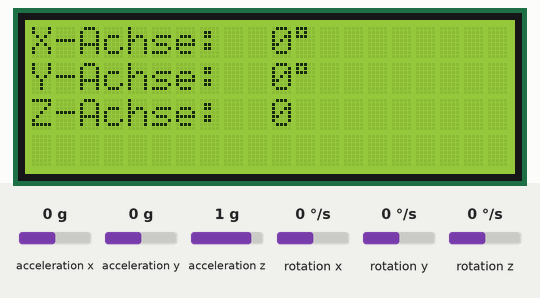
A sketch run on a simulated Arduino Uno, built with avr-gcc and run on an emulated ATmega328P. On the bench: 20×4 character LCD. Inputs (shaded band) come from the test bench; at power-on: rotation z 0 °/s, acceleration x 0 g, acceleration y 0 g, acceleration z 1 g, rotation x 0 °/s, rotation y 0 °/s. What the sketch prints to the serial monitor is not drawn.

Above: at 6.2 s.
6.3 s: rotation z set to -192 °/s
At 6.54 s:
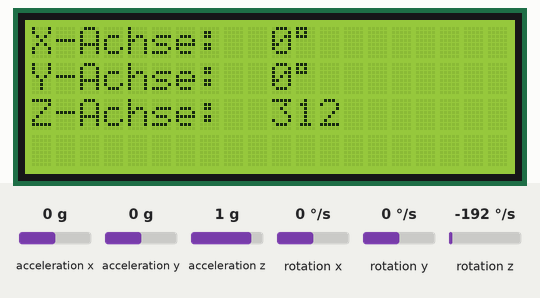
7.9 s: acceleration x set to 0.8 g
At 8.1 s:
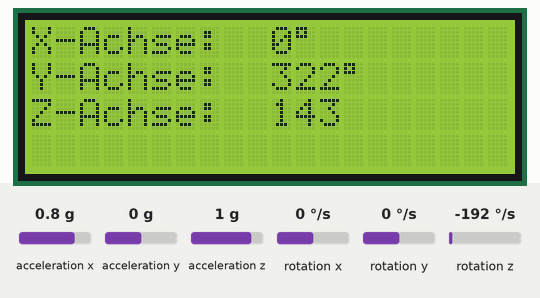
9.4 s: acceleration x set to 0 g
At 9.68 s:
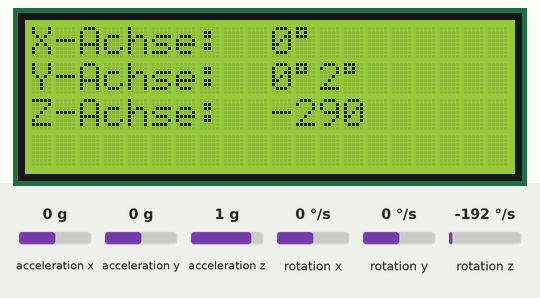
11.8 s: acceleration y set to -1.4 g
At 12.03 s:
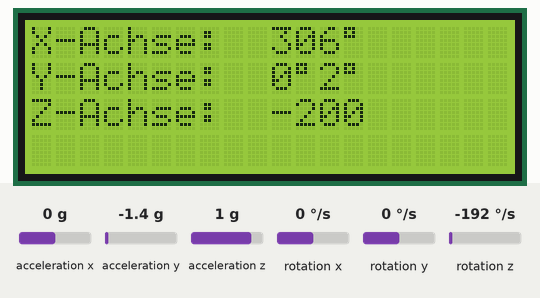
13.4 s: acceleration y set to 0.8 g
At 13.62 s:
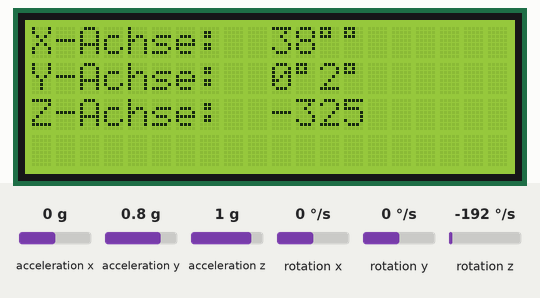
15.7 s: acceleration y set to 0 g
At 15.97 s:
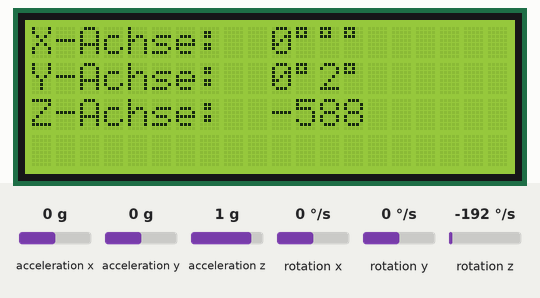
Timing chart, 0 to 18.7 s (numbered marks = the images above; inputs shaded):
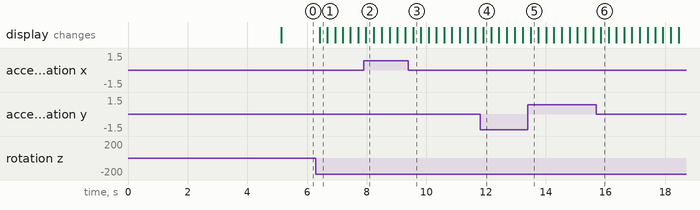

The sketch:

Wasserwaage.ino
```cpp
#include <Wire.h>
#include <LiquidCrystal_I2C.h>
#include <MPU6050_tockn.h>

// I2C-Adresse für LCD2004 (0x27 oder 0x3F)
LiquidCrystal_I2C lcd(0x27, 20, 4);

// MPU9250 Sensor
MPU6050 mpu(Wire);

int zeroOffsetX = 0; // Dynamischer Nullpunkt X
int zeroOffsetY = 0; // Dynamischer Nullpunkt Y
int zeroOffsetZ = 0; // Dynamischer Nullpunkt Z

void setup() {
    Wire.begin();
    Serial.begin(9600);
    lcd.begin(20, 4);
    lcd.backlight();
    lcd.setCursor(0, 0);
    lcd.print("Kalibriere...");

    mpu.begin();
    mpu.calcGyroOffsets(true);

    delay(2000);

    // **Automatische Kalibrierung:**
    zeroOffsetX = (int)mpu.getAngleX();
    zeroOffsetY = (int)mpu.getAngleY();
    zeroOffsetZ = (int)mpu.getAngleZ();

    Serial.println("Kalibrierte Offsets:");
    Serial.print("X: "); Serial.println(zeroOffsetX);
    Serial.print("Y: "); Serial.println(zeroOffsetY);
    Serial.print("Z: "); Serial.println(zeroOffsetZ);

    lcd.clear();
}

void loop() {
    mpu.update();
    int angleX = ((int)mpu.getAngleX() - zeroOffsetX + 360) % 360;
    int angleY = ((int)mpu.getAngleY() - zeroOffsetY + 360) % 360;
    int angleZ = ((int)mpu.getAngleZ() - zeroOffsetZ + 360) % 360;

    // LCD-Anzeige für Winkel in 3 Reihen
    lcd.setCursor(0, 0);
    lcd.print("X-Achse:");
    lcd.setCursor(10, 0);
    lcd.print(angleX);
    lcd.print((char)223);

    lcd.setCursor(0, 1);
    lcd.print("Y-Achse:");
    lcd.setCursor(10, 1);
    lcd.print(angleY);
    lcd.print((char)223);

    lcd.setCursor(0, 2);
    lcd.print("Z-Achse:");
    lcd.setCursor(10, 2);
    lcd.print(angleZ);
    //lcd.print((char)223);

    // Debugging-Ausgabe im Serial Monitor
    Serial.println("--- MPU9250 Werte ---");
    Serial.print("X-Winkel: "); Serial.println(angleX);
    Serial.print("Y-Winkel: "); Serial.println(angleY);
    Serial.print("Z-Winkel: "); Serial.println(angleZ);
    Serial.println("---------------------");

    delay(200);
}
```

Measured:
- after the input at 6.3 s, the display: changes after 0.12 s (image 1)
- after the input at 9.4 s, the display: changes after 0.16 s (image 3)
- after the input at 13.4 s, the display: changes after 0.09 s (image 5)
- after the input at 15.7 s, the display: changes after 0.14 s (image 6)
